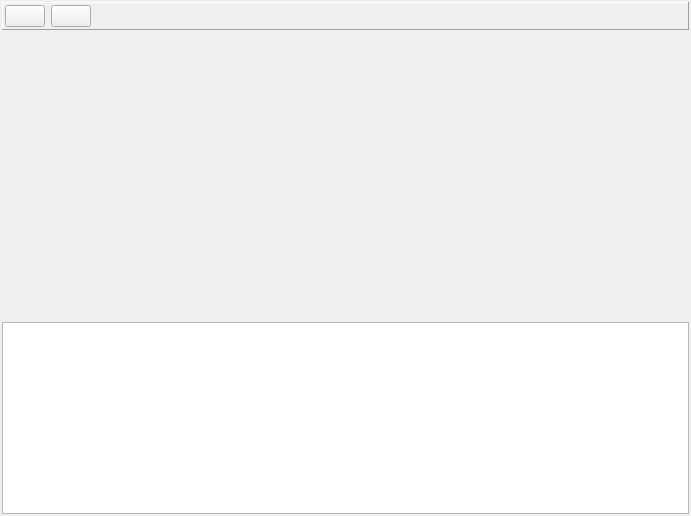
<?xml version="1.0" encoding="UTF-8"?>
<ui version="4.0">
 <class>Form</class>
 <widget class="QWidget" name="Form">
  <property name="geometry">
   <rect>
    <x>0</x>
    <y>0</y>
    <width>691</width>
    <height>516</height>
   </rect>
  </property>
  <property name="windowTitle">
   <string>Form</string>
  </property>
  <layout class="QVBoxLayout" name="verticalLayout">
   <property name="spacing">
    <number>2</number>
   </property>
   <property name="leftMargin">
    <number>2</number>
   </property>
   <property name="topMargin">
    <number>2</number>
   </property>
   <property name="rightMargin">
    <number>2</number>
   </property>
   <property name="bottomMargin">
    <number>2</number>
   </property>
   <item>
    <widget class="QFrame" name="frame">
     <property name="frameShape">
      <enum>QFrame::Panel</enum>
     </property>
     <property name="frameShadow">
      <enum>QFrame::Raised</enum>
     </property>
     <layout class="QHBoxLayout" name="horizontalLayout">
      <property name="leftMargin">
       <number>2</number>
      </property>
      <property name="topMargin">
       <number>2</number>
      </property>
      <property name="rightMargin">
       <number>2</number>
      </property>
      <property name="bottomMargin">
       <number>2</number>
      </property>
      <item>
       <widget class="QPushButton" name="pushButton">
        <property name="text">
         <string/>
        </property>
        <property name="icon">
         <iconset>
          <normaloff>:/buttons/Icons/ZoomIn.ico</normaloff>:/buttons/Icons/ZoomIn.ico</iconset>
        </property>
       </widget>
      </item>
      <item>
       <widget class="QPushButton" name="pushButton_2">
        <property name="text">
         <string/>
        </property>
        <property name="icon">
         <iconset>
          <normaloff>:/buttons/Icons/ZoomOut.ico</normaloff>:/buttons/Icons/ZoomOut.ico</iconset>
        </property>
       </widget>
      </item>
      <item>
       <spacer name="horizontalSpacer">
        <property name="orientation">
         <enum>Qt::Horizontal</enum>
        </property>
        <property name="sizeHint" stdset="0">
         <size>
          <width>40</width>
          <height>20</height>
         </size>
        </property>
       </spacer>
      </item>
     </layout>
    </widget>
   </item>
   <item>
    <widget class="QWidget" name="widget" native="true">
     <property name="sizePolicy">
      <sizepolicy hsizetype="Preferred" vsizetype="Expanding">
       <horstretch>0</horstretch>
       <verstretch>0</verstretch>
      </sizepolicy>
     </property>
    </widget>
   </item>
   <item>
    <widget class="QTextEdit" name="textEdit">
     <property name="sizePolicy">
      <sizepolicy hsizetype="Expanding" vsizetype="Preferred">
       <horstretch>0</horstretch>
       <verstretch>0</verstretch>
      </sizepolicy>
     </property>
    </widget>
   </item>
  </layout>
 </widget>
 <resources>
  <include location="res.qrc"/>
 </resources>
 <connections/>
</ui>
